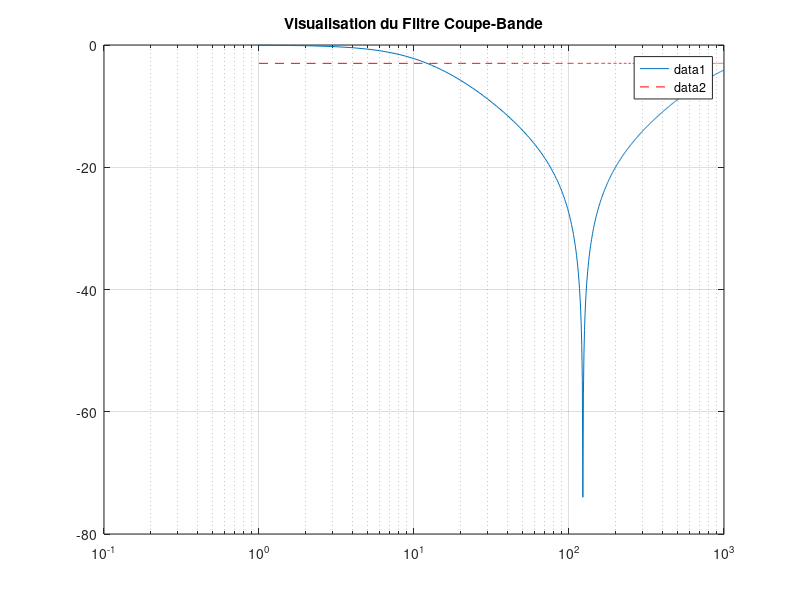

This figure's MATLAB source:


%%  S5 - APP4 - PROBLEMATIQUE - filtre_coupe_bande.m
%   Auteur:     Giuseppe Lomonaco
%   CIP:        LOMG2301
%   Auteur:     Lucas Corrales
%   CIP:        CORL0701

%   Date de creation:       13-MARS-2023
%   Date de derniere modification:       13-MARS-2023

% DESCRIPTION: exemple de filtre coupe bande en Matlab


clear all
close all
clc


Fe = 1000;  %Frequence dechantillonnage
F0 = 123;  %Frequence de resonnance
Q = 10;     %Facteur de qualite
Te = 1/Fe;  %Periode dechantillonnage
t = [0:Te:1];
Freq = [0:length(t)-1]*(Fe/length(t));
W = 2*pi*Freq
W0 = 2*pi*F0
X = W/W0;
H = 1./(1+j*Q*(X./(1-(X.^2))));
Module = 20*log10(abs(H));

figure
semilogx(Freq,Module,'')
%plot(W,W0,'p')
hold on
semilogx(Freq, max(Module)-3*ones(1,length(H)), 'r--')
grid on
title('Visualisation du Filtre Coupe-Bande')
legend
